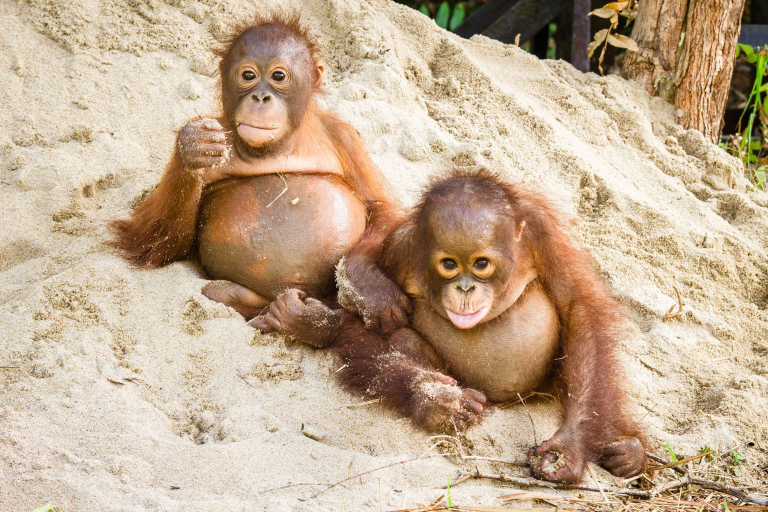
#> input picture bayi.jfif, 1536 x 1024 px (shown at 1/2 size)
$ python bilal_063.py
#> lines starting #> are read from the running program, lines starting #| are printed output that depends on the picture
import numpy as np
import matplotlib.pyplot as plt
from skimage.io import imread, imshow
from skimage.color import rgb2hsv, rgb2gray, rgb2yuv
from skimage import color, exposure, transform
from skimage.exposure import equalize_hist

dark_image = imread('bayi.jfif')
#> dark_image is the input picture: shape (1024, 1536, 3); mean R, G, B 194, 170.4, 144.5

dark_image_grey = rgb2gray(dark_image)
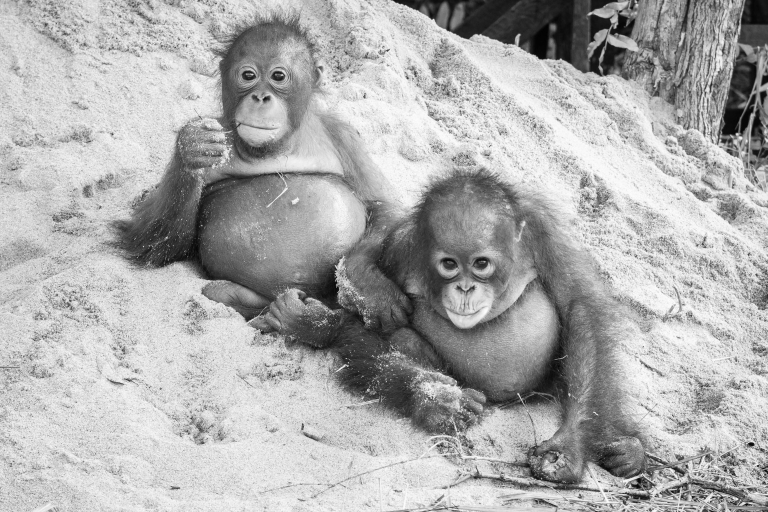
#> dark_image_grey: shape (1024, 1536) float64 (shown at 1/2 size); min 0.00195, max 1, mean 0.681
plt.figure(num=None, figsize=(8, 6), dpi=80)
plt.imshow(dark_image_grey, cmap='gray');

dark_image_grey_fourier = np.fft.fftshift(np.fft.fft2(dark_image_grey))
plt.figure(num=None, figsize=(8, 6), dpi=80)
plt.imshow(np.log(abs(dark_image_grey_fourier)), cmap='gray');


def fourier_masker_ver(image, i):
    f_size = 15
    dark_image_grey_fourier = np.fft.fftshift(np.fft.fft2(rgb2gray(image)))
    dark_image_grey_fourier[:225, 235:240] = i
    dark_image_grey_fourier[-225:, 235:240] = i
    fig, ax = plt.subplots(1, 3, figsize=(15, 15))
    ax[0].imshow(np.log(abs(dark_image_grey_fourier)), cmap='gray')
    ax[0].set_title('Masked Fourier', fontsize=f_size)
    ax[1].imshow(rgb2gray(image), cmap='gray')
    ax[1].set_title('Greyscale Image', fontsize=f_size);
    ax[2].imshow(abs(np.fft.ifft2(dark_image_grey_fourier)),
                 cmap='gray')
    ax[2].set_title('Transformed Greyscale Image',
                    fontsize=f_size);


#> (the run stopped early here; a loop or call above may not have finished)
